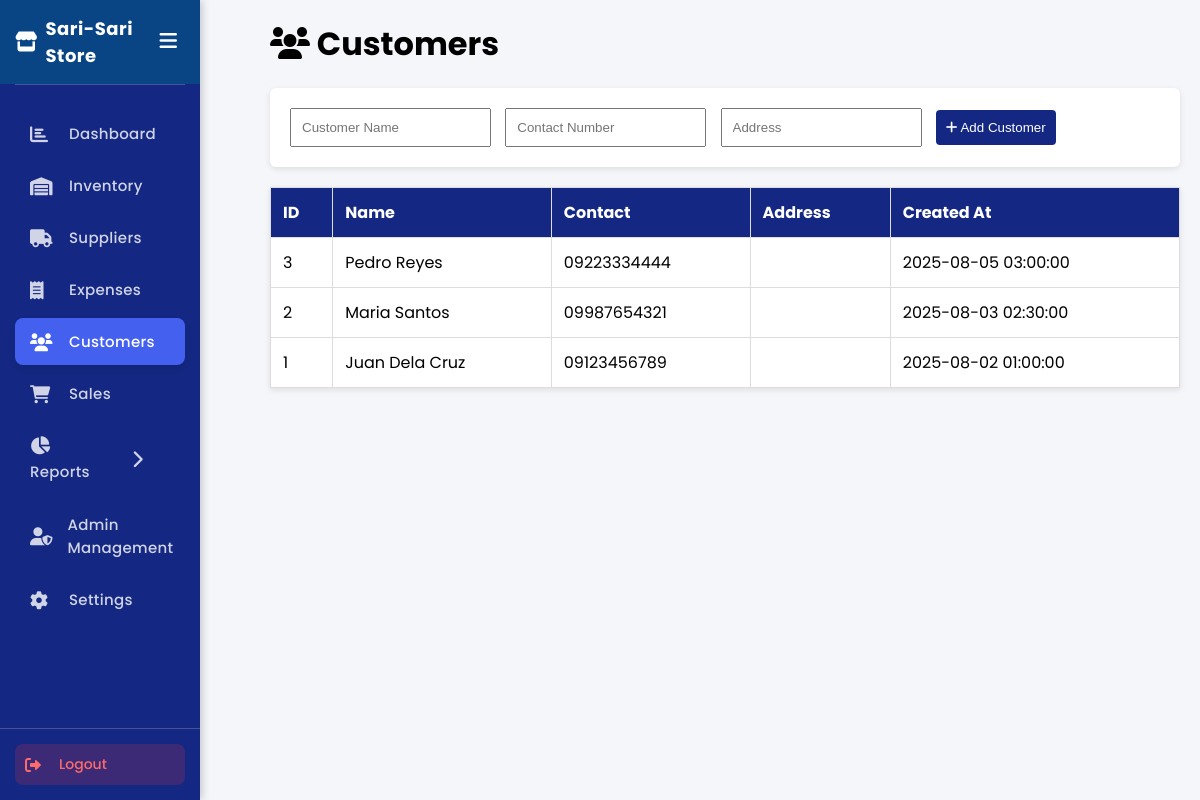
/customers.php (signed in), run on the app's committed database.
### tables this page shows
CREATE TABLE `customers` (
  `id` int(11) NOT NULL,
  `name` varchar(100) NOT NULL,
  `contact` varchar(20) DEFAULT NULL,
  `created_at` timestamp NOT NULL DEFAULT current_timestamp()
);

### customers.php (the view, shortened to what this page needs)
<?php
include 'db.php';
$result = $conn->query("SELECT * FROM customers ORDER BY id DESC");
?>
<!DOCTYPE html>
<html lang="en">
<head>
    <link href="https://cdnjs.cloudflare.com/ajax/libs/font-awesome/6.5.0/css/all.min.css" rel="stylesheet">
</head>
<body>
    <?php include 'sidebar.php'; ?>
    <div class="main-content">
        <h1><i class="fas fa-users"></i> Customers</h1>
        <div class="customer-form">
            <form method="post">
                <input type="text" name="name" placeholder="Customer Name" required>
                <input type="text" name="contact" placeholder="Contact Number" required>
                <input type="text" name="address" placeholder="Address" required>
                <button type="submit" name="add_customer"><i class="fas fa-plus"></i> Add Customer</button>
            </form>
        </div>
        <table>
            <tr>
                <th>ID</th>
                <th>Name</th>
                <th>Contact</th>
                <th>Address</th>
                <th>Created At</th>
            </tr>
            <?php while ($row = $result->fetch_assoc()): ?>
            <tr>
                <td><?= $row['id']; ?></td>
                <td><?= htmlspecialchars($row['name']); ?></td>
                <td><?= htmlspecialchars($row['contact']); ?></td>
                <td><?= htmlspecialchars($row['address']); ?></td>
                <td><?= $row['created_at']; ?></td>
            </tr>
            <?php endwhile; ?>
        </table>
    </div>
</body>
</html>

### sidebar.css (style rules this page uses)
* { margin: 0; padding: 0; box-sizing: border-box; }
body { font-family: 'Segoe UI', Tahoma, Geneva, Verdana, sans-serif; background-color: #f8f9fa; }
.main-content { margin-left: 250px; padding: 20px; transition: margin-left 0.3s ease; }

### customers.php (style rules this page uses)
body { margin: 0; font-family: Arial, sans-serif; display: flex; min-height: 100vh; background: #f4f4f4; }
.main-content { margin-left: 200px; padding: 20px; flex-grow: 1; }
h1 { margin-bottom: 20px; }
.customer-form { background: #fff; padding: 15px; border-radius: 6px; margin-bottom: 20px; box-shadow: 0 2px 6px rgba(0,0,0,0.1); }
.customer-form input, .customer-form button { padding: 10px; margin: 5px; }
.customer-form button { background: #142883; border: none; color: #fff; border-radius: 4px; cursor: pointer; }
table { width: 100%; border-collapse: collapse; background: #fff; box-shadow: 0 2px 6px rgba(0,0,0,0.1); }
table th, table td { padding: 12px; border: 1px solid #ddd; text-align: left; }
table th { background: #142883; color: #fff; }

### sidebar.php (style rules this page uses)
body { margin: 0; font-family: 'Poppins', sans-serif; background: #f4f6fa; }

### data on the page
customers: id "3", name "Pedro Reyes", contact "09223334444", created_at "2025-08-05 03:00:00"
customers: id "2", name "Maria Santos", contact "09987654321", created_at "2025-08-03 02:30:00"
customers: id "1", name "Juan Dela Cruz", contact "09123456789", created_at "2025-08-02 01:00:00"
